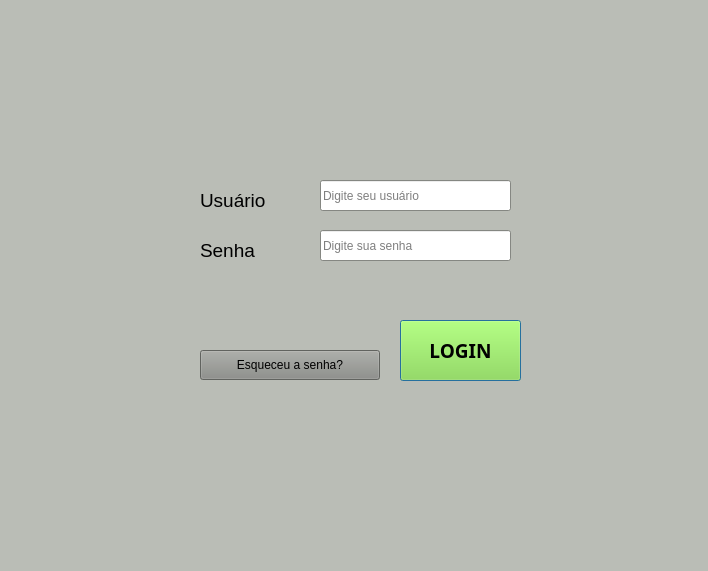
<?xml version="1.0" encoding="UTF-8"?>
<ui version="4.0">
 <class>Push_button_Login</class>
 <widget class="QDialog" name="Push_button_Login">
  <property name="geometry">
   <rect>
    <x>0</x>
    <y>0</y>
    <width>708</width>
    <height>571</height>
   </rect>
  </property>
  <property name="minimumSize">
   <size>
    <width>708</width>
    <height>0</height>
   </size>
  </property>
  <property name="maximumSize">
   <size>
    <width>708</width>
    <height>16777215</height>
   </size>
  </property>
  <property name="palette">
   <palette>
    <active>
     <colorrole role="WindowText">
      <brush brushstyle="SolidPattern">
       <color alpha="255">
        <red>0</red>
        <green>0</green>
        <blue>0</blue>
       </color>
      </brush>
     </colorrole>
     <colorrole role="Button">
      <brush brushstyle="SolidPattern">
       <color alpha="255">
        <red>186</red>
        <green>189</green>
        <blue>182</blue>
       </color>
      </brush>
     </colorrole>
     <colorrole role="Light">
      <brush brushstyle="SolidPattern">
       <color alpha="255">
        <red>255</red>
        <green>255</green>
        <blue>255</blue>
       </color>
      </brush>
     </colorrole>
     <colorrole role="Midlight">
      <brush brushstyle="SolidPattern">
       <color alpha="255">
        <red>220</red>
        <green>222</green>
        <blue>218</blue>
       </color>
      </brush>
     </colorrole>
     <colorrole role="Dark">
      <brush brushstyle="SolidPattern">
       <color alpha="255">
        <red>93</red>
        <green>94</green>
        <blue>91</blue>
       </color>
      </brush>
     </colorrole>
     <colorrole role="Mid">
      <brush brushstyle="SolidPattern">
       <color alpha="255">
        <red>124</red>
        <green>126</green>
        <blue>121</blue>
       </color>
      </brush>
     </colorrole>
     <colorrole role="Text">
      <brush brushstyle="SolidPattern">
       <color alpha="255">
        <red>0</red>
        <green>0</green>
        <blue>0</blue>
       </color>
      </brush>
     </colorrole>
     <colorrole role="BrightText">
      <brush brushstyle="SolidPattern">
       <color alpha="255">
        <red>255</red>
        <green>255</green>
        <blue>255</blue>
       </color>
      </brush>
     </colorrole>
     <colorrole role="ButtonText">
      <brush brushstyle="SolidPattern">
       <color alpha="255">
        <red>0</red>
        <green>0</green>
        <blue>0</blue>
       </color>
      </brush>
     </colorrole>
     <colorrole role="Base">
      <brush brushstyle="SolidPattern">
       <color alpha="255">
        <red>255</red>
        <green>255</green>
        <blue>255</blue>
       </color>
      </brush>
     </colorrole>
     <colorrole role="Window">
      <brush brushstyle="SolidPattern">
       <color alpha="255">
        <red>186</red>
        <green>189</green>
        <blue>182</blue>
       </color>
      </brush>
     </colorrole>
     <colorrole role="Shadow">
      <brush brushstyle="SolidPattern">
       <color alpha="255">
        <red>0</red>
        <green>0</green>
        <blue>0</blue>
       </color>
      </brush>
     </colorrole>
     <colorrole role="AlternateBase">
      <brush brushstyle="SolidPattern">
       <color alpha="255">
        <red>220</red>
        <green>222</green>
        <blue>218</blue>
       </color>
      </brush>
     </colorrole>
     <colorrole role="ToolTipBase">
      <brush brushstyle="SolidPattern">
       <color alpha="255">
        <red>255</red>
        <green>255</green>
        <blue>220</blue>
       </color>
      </brush>
     </colorrole>
     <colorrole role="ToolTipText">
      <brush brushstyle="SolidPattern">
       <color alpha="255">
        <red>0</red>
        <green>0</green>
        <blue>0</blue>
       </color>
      </brush>
     </colorrole>
     <colorrole role="PlaceholderText">
      <brush brushstyle="SolidPattern">
       <color alpha="128">
        <red>0</red>
        <green>0</green>
        <blue>0</blue>
       </color>
      </brush>
     </colorrole>
    </active>
    <inactive>
     <colorrole role="WindowText">
      <brush brushstyle="SolidPattern">
       <color alpha="255">
        <red>0</red>
        <green>0</green>
        <blue>0</blue>
       </color>
      </brush>
     </colorrole>
     <colorrole role="Button">
      <brush brushstyle="SolidPattern">
       <color alpha="255">
        <red>186</red>
        <green>189</green>
        <blue>182</blue>
       </color>
      </brush>
     </colorrole>
     <colorrole role="Light">
      <brush brushstyle="SolidPattern">
       <color alpha="255">
        <red>255</red>
        <green>255</green>
        <blue>255</blue>
       </color>
      </brush>
     </colorrole>
     <colorrole role="Midlight">
      <brush brushstyle="SolidPattern">
       <color alpha="255">
        <red>220</red>
        <green>222</green>
        <blue>218</blue>
       </color>
      </brush>
     </colorrole>
     <colorrole role="Dark">
      <brush brushstyle="SolidPattern">
       <color alpha="255">
        <red>93</red>
        <green>94</green>
        <blue>91</blue>
       </color>
      </brush>
     </colorrole>
     <colorrole role="Mid">
      <brush brushstyle="SolidPattern">
       <color alpha="255">
        <red>124</red>
        <green>126</green>
        <blue>121</blue>
       </color>
      </brush>
     </colorrole>
     <colorrole role="Text">
      <brush brushstyle="SolidPattern">
       <color alpha="255">
        <red>0</red>
        <green>0</green>
        <blue>0</blue>
       </color>
      </brush>
     </colorrole>
     <colorrole role="BrightText">
      <brush brushstyle="SolidPattern">
       <color alpha="255">
        <red>255</red>
        <green>255</green>
        <blue>255</blue>
       </color>
      </brush>
     </colorrole>
     <colorrole role="ButtonText">
      <brush brushstyle="SolidPattern">
       <color alpha="255">
        <red>0</red>
        <green>0</green>
        <blue>0</blue>
       </color>
      </brush>
     </colorrole>
     <colorrole role="Base">
      <brush brushstyle="SolidPattern">
       <color alpha="255">
        <red>255</red>
        <green>255</green>
        <blue>255</blue>
       </color>
      </brush>
     </colorrole>
     <colorrole role="Window">
      <brush brushstyle="SolidPattern">
       <color alpha="255">
        <red>186</red>
        <green>189</green>
        <blue>182</blue>
       </color>
      </brush>
     </colorrole>
     <colorrole role="Shadow">
      <brush brushstyle="SolidPattern">
       <color alpha="255">
        <red>0</red>
        <green>0</green>
        <blue>0</blue>
       </color>
      </brush>
     </colorrole>
     <colorrole role="AlternateBase">
      <brush brushstyle="SolidPattern">
       <color alpha="255">
        <red>220</red>
        <green>222</green>
        <blue>218</blue>
       </color>
      </brush>
     </colorrole>
     <colorrole role="ToolTipBase">
      <brush brushstyle="SolidPattern">
       <color alpha="255">
        <red>255</red>
        <green>255</green>
        <blue>220</blue>
       </color>
      </brush>
     </colorrole>
     <colorrole role="ToolTipText">
      <brush brushstyle="SolidPattern">
       <color alpha="255">
        <red>0</red>
        <green>0</green>
        <blue>0</blue>
       </color>
      </brush>
     </colorrole>
     <colorrole role="PlaceholderText">
      <brush brushstyle="SolidPattern">
       <color alpha="128">
        <red>0</red>
        <green>0</green>
        <blue>0</blue>
       </color>
      </brush>
     </colorrole>
    </inactive>
    <disabled>
     <colorrole role="WindowText">
      <brush brushstyle="SolidPattern">
       <color alpha="255">
        <red>93</red>
        <green>94</green>
        <blue>91</blue>
       </color>
      </brush>
     </colorrole>
     <colorrole role="Button">
      <brush brushstyle="SolidPattern">
       <color alpha="255">
        <red>186</red>
        <green>189</green>
        <blue>182</blue>
       </color>
      </brush>
     </colorrole>
     <colorrole role="Light">
      <brush brushstyle="SolidPattern">
       <color alpha="255">
        <red>255</red>
        <green>255</green>
        <blue>255</blue>
       </color>
      </brush>
     </colorrole>
     <colorrole role="Midlight">
      <brush brushstyle="SolidPattern">
       <color alpha="255">
        <red>220</red>
        <green>222</green>
        <blue>218</blue>
       </color>
      </brush>
     </colorrole>
     <colorrole role="Dark">
      <brush brushstyle="SolidPattern">
       <color alpha="255">
        <red>93</red>
        <green>94</green>
        <blue>91</blue>
       </color>
      </brush>
     </colorrole>
     <colorrole role="Mid">
      <brush brushstyle="SolidPattern">
       <color alpha="255">
        <red>124</red>
        <green>126</green>
        <blue>121</blue>
       </color>
      </brush>
     </colorrole>
     <colorrole role="Text">
      <brush brushstyle="SolidPattern">
       <color alpha="255">
        <red>93</red>
        <green>94</green>
        <blue>91</blue>
       </color>
      </brush>
     </colorrole>
     <colorrole role="BrightText">
      <brush brushstyle="SolidPattern">
       <color alpha="255">
        <red>255</red>
        <green>255</green>
        <blue>255</blue>
       </color>
      </brush>
     </colorrole>
     <colorrole role="ButtonText">
      <brush brushstyle="SolidPattern">
       <color alpha="255">
        <red>93</red>
        <green>94</green>
        <blue>91</blue>
       </color>
      </brush>
     </colorrole>
     <colorrole role="Base">
      <brush brushstyle="SolidPattern">
       <color alpha="255">
        <red>186</red>
        <green>189</green>
        <blue>182</blue>
       </color>
      </brush>
     </colorrole>
     <colorrole role="Window">
      <brush brushstyle="SolidPattern">
       <color alpha="255">
        <red>186</red>
        <green>189</green>
        <blue>182</blue>
       </color>
      </brush>
     </colorrole>
     <colorrole role="Shadow">
      <brush brushstyle="SolidPattern">
       <color alpha="255">
        <red>0</red>
        <green>0</green>
        <blue>0</blue>
       </color>
      </brush>
     </colorrole>
     <colorrole role="AlternateBase">
      <brush brushstyle="SolidPattern">
       <color alpha="255">
        <red>186</red>
        <green>189</green>
        <blue>182</blue>
       </color>
      </brush>
     </colorrole>
     <colorrole role="ToolTipBase">
      <brush brushstyle="SolidPattern">
       <color alpha="255">
        <red>255</red>
        <green>255</green>
        <blue>220</blue>
       </color>
      </brush>
     </colorrole>
     <colorrole role="ToolTipText">
      <brush brushstyle="SolidPattern">
       <color alpha="255">
        <red>0</red>
        <green>0</green>
        <blue>0</blue>
       </color>
      </brush>
     </colorrole>
     <colorrole role="PlaceholderText">
      <brush brushstyle="SolidPattern">
       <color alpha="128">
        <red>0</red>
        <green>0</green>
        <blue>0</blue>
       </color>
      </brush>
     </colorrole>
    </disabled>
   </palette>
  </property>
  <property name="windowTitle">
   <string>Dialog</string>
  </property>
  <widget class="QLineEdit" name="lineEdit_login_usuario">
   <property name="geometry">
    <rect>
     <x>320</x>
     <y>180</y>
     <width>191</width>
     <height>31</height>
    </rect>
   </property>
   <property name="placeholderText">
    <string>Digite seu usuário</string>
   </property>
  </widget>
  <widget class="QLineEdit" name="lineEdit_senha_usuario">
   <property name="geometry">
    <rect>
     <x>320</x>
     <y>230</y>
     <width>191</width>
     <height>31</height>
    </rect>
   </property>
   <property name="echoMode">
    <enum>QLineEdit::Password</enum>
   </property>
   <property name="placeholderText">
    <string>Digite sua senha</string>
   </property>
  </widget>
  <widget class="QPushButton" name="pushButton_enviar_dados">
   <property name="geometry">
    <rect>
     <x>400</x>
     <y>320</y>
     <width>121</width>
     <height>61</height>
    </rect>
   </property>
   <property name="palette">
    <palette>
     <active>
      <colorrole role="WindowText">
       <brush brushstyle="SolidPattern">
        <color alpha="255">
         <red>0</red>
         <green>0</green>
         <blue>0</blue>
        </color>
       </brush>
      </colorrole>
      <colorrole role="Button">
       <brush brushstyle="SolidPattern">
        <color alpha="255">
         <red>138</red>
         <green>226</green>
         <blue>52</blue>
        </color>
       </brush>
      </colorrole>
      <colorrole role="Light">
       <brush brushstyle="SolidPattern">
        <color alpha="255">
         <red>198</red>
         <green>255</green>
         <blue>143</blue>
        </color>
       </brush>
      </colorrole>
      <colorrole role="Midlight">
       <brush brushstyle="SolidPattern">
        <color alpha="255">
         <red>168</red>
         <green>240</green>
         <blue>97</blue>
        </color>
       </brush>
      </colorrole>
      <colorrole role="Dark">
       <brush brushstyle="SolidPattern">
        <color alpha="255">
         <red>69</red>
         <green>113</green>
         <blue>26</blue>
        </color>
       </brush>
      </colorrole>
      <colorrole role="Mid">
       <brush brushstyle="SolidPattern">
        <color alpha="255">
         <red>92</red>
         <green>151</green>
         <blue>34</blue>
        </color>
       </brush>
      </colorrole>
      <colorrole role="Text">
       <brush brushstyle="SolidPattern">
        <color alpha="255">
         <red>0</red>
         <green>0</green>
         <blue>0</blue>
        </color>
       </brush>
      </colorrole>
      <colorrole role="BrightText">
       <brush brushstyle="SolidPattern">
        <color alpha="255">
         <red>255</red>
         <green>255</green>
         <blue>255</blue>
        </color>
       </brush>
      </colorrole>
      <colorrole role="ButtonText">
       <brush brushstyle="SolidPattern">
        <color alpha="255">
         <red>0</red>
         <green>0</green>
         <blue>0</blue>
        </color>
       </brush>
      </colorrole>
      <colorrole role="Base">
       <brush brushstyle="SolidPattern">
        <color alpha="255">
         <red>255</red>
         <green>255</green>
         <blue>255</blue>
        </color>
       </brush>
      </colorrole>
      <colorrole role="Window">
       <brush brushstyle="SolidPattern">
        <color alpha="255">
         <red>138</red>
         <green>226</green>
         <blue>52</blue>
        </color>
       </brush>
      </colorrole>
      <colorrole role="Shadow">
       <brush brushstyle="SolidPattern">
        <color alpha="255">
         <red>0</red>
         <green>0</green>
         <blue>0</blue>
        </color>
       </brush>
      </colorrole>
      <colorrole role="AlternateBase">
       <brush brushstyle="SolidPattern">
        <color alpha="255">
         <red>196</red>
         <green>240</green>
         <blue>153</blue>
        </color>
       </brush>
      </colorrole>
      <colorrole role="ToolTipBase">
       <brush brushstyle="SolidPattern">
        <color alpha="255">
         <red>255</red>
         <green>255</green>
         <blue>220</blue>
        </color>
       </brush>
      </colorrole>
      <colorrole role="ToolTipText">
       <brush brushstyle="SolidPattern">
        <color alpha="255">
         <red>0</red>
         <green>0</green>
         <blue>0</blue>
        </color>
       </brush>
      </colorrole>
      <colorrole role="PlaceholderText">
       <brush brushstyle="SolidPattern">
        <color alpha="128">
         <red>0</red>
         <green>0</green>
         <blue>0</blue>
        </color>
       </brush>
      </colorrole>
     </active>
     <inactive>
      <colorrole role="WindowText">
       <brush brushstyle="SolidPattern">
        <color alpha="255">
         <red>0</red>
         <green>0</green>
         <blue>0</blue>
        </color>
       </brush>
      </colorrole>
      <colorrole role="Button">
       <brush brushstyle="SolidPattern">
        <color alpha="255">
         <red>138</red>
         <green>226</green>
         <blue>52</blue>
        </color>
       </brush>
      </colorrole>
      <colorrole role="Light">
       <brush brushstyle="SolidPattern">
        <color alpha="255">
         <red>198</red>
         <green>255</green>
         <blue>143</blue>
        </color>
       </brush>
      </colorrole>
      <colorrole role="Midlight">
       <brush brushstyle="SolidPattern">
        <color alpha="255">
         <red>168</red>
         <green>240</green>
         <blue>97</blue>
        </color>
       </brush>
      </colorrole>
      <colorrole role="Dark">
       <brush brushstyle="SolidPattern">
        <color alpha="255">
         <red>69</red>
         <green>113</green>
         <blue>26</blue>
        </color>
       </brush>
      </colorrole>
      <colorrole role="Mid">
       <brush brushstyle="SolidPattern">
        <color alpha="255">
         <red>92</red>
         <green>151</green>
         <blue>34</blue>
        </color>
       </brush>
      </colorrole>
      <colorrole role="Text">
       <brush brushstyle="SolidPattern">
        <color alpha="255">
         <red>0</red>
         <green>0</green>
         <blue>0</blue>
        </color>
       </brush>
      </colorrole>
      <colorrole role="BrightText">
       <brush brushstyle="SolidPattern">
        <color alpha="255">
         <red>255</red>
         <green>255</green>
         <blue>255</blue>
        </color>
       </brush>
      </colorrole>
      <colorrole role="ButtonText">
       <brush brushstyle="SolidPattern">
        <color alpha="255">
         <red>0</red>
         <green>0</green>
         <blue>0</blue>
        </color>
       </brush>
      </colorrole>
      <colorrole role="Base">
       <brush brushstyle="SolidPattern">
        <color alpha="255">
         <red>255</red>
         <green>255</green>
         <blue>255</blue>
        </color>
       </brush>
      </colorrole>
      <colorrole role="Window">
       <brush brushstyle="SolidPattern">
        <color alpha="255">
         <red>138</red>
         <green>226</green>
         <blue>52</blue>
        </color>
       </brush>
      </colorrole>
      <colorrole role="Shadow">
       <brush brushstyle="SolidPattern">
        <color alpha="255">
         <red>0</red>
         <green>0</green>
         <blue>0</blue>
        </color>
       </brush>
      </colorrole>
      <colorrole role="AlternateBase">
       <brush brushstyle="SolidPattern">
        <color alpha="255">
         <red>196</red>
         <green>240</green>
         <blue>153</blue>
        </color>
       </brush>
      </colorrole>
      <colorrole role="ToolTipBase">
       <brush brushstyle="SolidPattern">
        <color alpha="255">
         <red>255</red>
         <green>255</green>
         <blue>220</blue>
        </color>
       </brush>
      </colorrole>
      <colorrole role="ToolTipText">
       <brush brushstyle="SolidPattern">
        <color alpha="255">
         <red>0</red>
         <green>0</green>
         <blue>0</blue>
        </color>
       </brush>
      </colorrole>
      <colorrole role="PlaceholderText">
       <brush brushstyle="SolidPattern">
        <color alpha="128">
         <red>0</red>
         <green>0</green>
         <blue>0</blue>
        </color>
       </brush>
      </colorrole>
     </inactive>
     <disabled>
      <colorrole role="WindowText">
       <brush brushstyle="SolidPattern">
        <color alpha="255">
         <red>69</red>
         <green>113</green>
         <blue>26</blue>
        </color>
       </brush>
      </colorrole>
      <colorrole role="Button">
       <brush brushstyle="SolidPattern">
        <color alpha="255">
         <red>138</red>
         <green>226</green>
         <blue>52</blue>
        </color>
       </brush>
      </colorrole>
      <colorrole role="Light">
       <brush brushstyle="SolidPattern">
        <color alpha="255">
         <red>198</red>
         <green>255</green>
         <blue>143</blue>
        </color>
       </brush>
      </colorrole>
      <colorrole role="Midlight">
       <brush brushstyle="SolidPattern">
        <color alpha="255">
         <red>168</red>
         <green>240</green>
         <blue>97</blue>
        </color>
       </brush>
      </colorrole>
      <colorrole role="Dark">
       <brush brushstyle="SolidPattern">
        <color alpha="255">
         <red>69</red>
         <green>113</green>
         <blue>26</blue>
        </color>
       </brush>
      </colorrole>
      <colorrole role="Mid">
       <brush brushstyle="SolidPattern">
        <color alpha="255">
         <red>92</red>
         <green>151</green>
         <blue>34</blue>
        </color>
       </brush>
      </colorrole>
      <colorrole role="Text">
       <brush brushstyle="SolidPattern">
        <color alpha="255">
         <red>69</red>
         <green>113</green>
         <blue>26</blue>
        </color>
       </brush>
      </colorrole>
      <colorrole role="BrightText">
       <brush brushstyle="SolidPattern">
        <color alpha="255">
         <red>255</red>
         <green>255</green>
         <blue>255</blue>
        </color>
       </brush>
      </colorrole>
      <colorrole role="ButtonText">
       <brush brushstyle="SolidPattern">
        <color alpha="255">
         <red>69</red>
         <green>113</green>
         <blue>26</blue>
        </color>
       </brush>
      </colorrole>
      <colorrole role="Base">
       <brush brushstyle="SolidPattern">
        <color alpha="255">
         <red>138</red>
         <green>226</green>
         <blue>52</blue>
        </color>
       </brush>
      </colorrole>
      <colorrole role="Window">
       <brush brushstyle="SolidPattern">
        <color alpha="255">
         <red>138</red>
         <green>226</green>
         <blue>52</blue>
        </color>
       </brush>
      </colorrole>
      <colorrole role="Shadow">
       <brush brushstyle="SolidPattern">
        <color alpha="255">
         <red>0</red>
         <green>0</green>
         <blue>0</blue>
        </color>
       </brush>
      </colorrole>
      <colorrole role="AlternateBase">
       <brush brushstyle="SolidPattern">
        <color alpha="255">
         <red>138</red>
         <green>226</green>
         <blue>52</blue>
        </color>
       </brush>
      </colorrole>
      <colorrole role="ToolTipBase">
       <brush brushstyle="SolidPattern">
        <color alpha="255">
         <red>255</red>
         <green>255</green>
         <blue>220</blue>
        </color>
       </brush>
      </colorrole>
      <colorrole role="ToolTipText">
       <brush brushstyle="SolidPattern">
        <color alpha="255">
         <red>0</red>
         <green>0</green>
         <blue>0</blue>
        </color>
       </brush>
      </colorrole>
      <colorrole role="PlaceholderText">
       <brush brushstyle="SolidPattern">
        <color alpha="128">
         <red>0</red>
         <green>0</green>
         <blue>0</blue>
        </color>
       </brush>
      </colorrole>
     </disabled>
    </palette>
   </property>
   <property name="font">
    <font>
     <family>Ubuntu Condensed</family>
     <pointsize>14</pointsize>
     <weight>75</weight>
     <bold>true</bold>
    </font>
   </property>
   <property name="text">
    <string>LOGIN</string>
   </property>
  </widget>
  <widget class="QPushButton" name="pushButton_esqueceu_senha">
   <property name="geometry">
    <rect>
     <x>200</x>
     <y>350</y>
     <width>180</width>
     <height>30</height>
    </rect>
   </property>
   <property name="palette">
    <palette>
     <active>
      <colorrole role="WindowText">
       <brush brushstyle="SolidPattern">
        <color alpha="255">
         <red>0</red>
         <green>0</green>
         <blue>0</blue>
        </color>
       </brush>
      </colorrole>
      <colorrole role="Button">
       <brush brushstyle="SolidPattern">
        <color alpha="255">
         <red>136</red>
         <green>138</green>
         <blue>133</blue>
        </color>
       </brush>
      </colorrole>
      <colorrole role="Light">
       <brush brushstyle="SolidPattern">
        <color alpha="255">
         <red>204</red>
         <green>207</green>
         <blue>200</blue>
        </color>
       </brush>
      </colorrole>
      <colorrole role="Midlight">
       <brush brushstyle="SolidPattern">
        <color alpha="255">
         <red>170</red>
         <green>172</green>
         <blue>166</blue>
        </color>
       </brush>
      </colorrole>
      <colorrole role="Dark">
       <brush brushstyle="SolidPattern">
        <color alpha="255">
         <red>68</red>
         <green>69</green>
         <blue>66</blue>
        </color>
       </brush>
      </colorrole>
      <colorrole role="Mid">
       <brush brushstyle="SolidPattern">
        <color alpha="255">
         <red>91</red>
         <green>92</green>
         <blue>89</blue>
        </color>
       </brush>
      </colorrole>
      <colorrole role="Text">
       <brush brushstyle="SolidPattern">
        <color alpha="255">
         <red>0</red>
         <green>0</green>
         <blue>0</blue>
        </color>
       </brush>
      </colorrole>
      <colorrole role="BrightText">
       <brush brushstyle="SolidPattern">
        <color alpha="255">
         <red>255</red>
         <green>255</green>
         <blue>255</blue>
        </color>
       </brush>
      </colorrole>
      <colorrole role="ButtonText">
       <brush brushstyle="SolidPattern">
        <color alpha="255">
         <red>0</red>
         <green>0</green>
         <blue>0</blue>
        </color>
       </brush>
      </colorrole>
      <colorrole role="Base">
       <brush brushstyle="SolidPattern">
        <color alpha="255">
         <red>255</red>
         <green>255</green>
         <blue>255</blue>
        </color>
       </brush>
      </colorrole>
      <colorrole role="Window">
       <brush brushstyle="SolidPattern">
        <color alpha="255">
         <red>136</red>
         <green>138</green>
         <blue>133</blue>
        </color>
       </brush>
      </colorrole>
      <colorrole role="Shadow">
       <brush brushstyle="SolidPattern">
        <color alpha="255">
         <red>0</red>
         <green>0</green>
         <blue>0</blue>
        </color>
       </brush>
      </colorrole>
      <colorrole role="AlternateBase">
       <brush brushstyle="SolidPattern">
        <color alpha="255">
         <red>195</red>
         <green>196</green>
         <blue>194</blue>
        </color>
       </brush>
      </colorrole>
      <colorrole role="ToolTipBase">
       <brush brushstyle="SolidPattern">
        <color alpha="255">
         <red>255</red>
         <green>255</green>
         <blue>220</blue>
        </color>
       </brush>
      </colorrole>
      <colorrole role="ToolTipText">
       <brush brushstyle="SolidPattern">
        <color alpha="255">
         <red>0</red>
         <green>0</green>
         <blue>0</blue>
        </color>
       </brush>
      </colorrole>
      <colorrole role="PlaceholderText">
       <brush brushstyle="SolidPattern">
        <color alpha="128">
         <red>0</red>
         <green>0</green>
         <blue>0</blue>
        </color>
       </brush>
      </colorrole>
     </active>
     <inactive>
      <colorrole role="WindowText">
       <brush brushstyle="SolidPattern">
        <color alpha="255">
         <red>0</red>
         <green>0</green>
         <blue>0</blue>
        </color>
       </brush>
      </colorrole>
      <colorrole role="Button">
       <brush brushstyle="SolidPattern">
        <color alpha="255">
         <red>136</red>
         <green>138</green>
         <blue>133</blue>
        </color>
       </brush>
      </colorrole>
      <colorrole role="Light">
       <brush brushstyle="SolidPattern">
        <color alpha="255">
         <red>204</red>
         <green>207</green>
         <blue>200</blue>
        </color>
       </brush>
      </colorrole>
      <colorrole role="Midlight">
       <brush brushstyle="SolidPattern">
        <color alpha="255">
         <red>170</red>
         <green>172</green>
         <blue>166</blue>
        </color>
       </brush>
      </colorrole>
      <colorrole role="Dark">
       <brush brushstyle="SolidPattern">
        <color alpha="255">
         <red>68</red>
         <green>69</green>
         <blue>66</blue>
        </color>
       </brush>
      </colorrole>
      <colorrole role="Mid">
       <brush brushstyle="SolidPattern">
        <color alpha="255">
         <red>91</red>
         <green>92</green>
         <blue>89</blue>
        </color>
       </brush>
      </colorrole>
      <colorrole role="Text">
       <brush brushstyle="SolidPattern">
        <color alpha="255">
         <red>0</red>
         <green>0</green>
         <blue>0</blue>
        </color>
       </brush>
      </colorrole>
      <colorrole role="BrightText">
       <brush brushstyle="SolidPattern">
        <color alpha="255">
         <red>255</red>
         <green>255</green>
         <blue>255</blue>
        </color>
       </brush>
      </colorrole>
      <colorrole role="ButtonText">
       <brush brushstyle="SolidPattern">
        <color alpha="255">
         <red>0</red>
         <green>0</green>
         <blue>0</blue>
        </color>
       </brush>
      </colorrole>
      <colorrole role="Base">
       <brush brushstyle="SolidPattern">
        <color alpha="255">
         <red>255</red>
         <green>255</green>
         <blue>255</blue>
        </color>
       </brush>
      </colorrole>
      <colorrole role="Window">
       <brush brushstyle="SolidPattern">
        <color alpha="255">
         <red>136</red>
         <green>138</green>
         <blue>133</blue>
        </color>
       </brush>
      </colorrole>
      <colorrole role="Shadow">
       <brush brushstyle="SolidPattern">
        <color alpha="255">
         <red>0</red>
         <green>0</green>
         <blue>0</blue>
        </color>
       </brush>
      </colorrole>
      <colorrole role="AlternateBase">
       <brush brushstyle="SolidPattern">
        <color alpha="255">
         <red>195</red>
         <green>196</green>
         <blue>194</blue>
        </color>
       </brush>
      </colorrole>
      <colorrole role="ToolTipBase">
       <brush brushstyle="SolidPattern">
        <color alpha="255">
         <red>255</red>
         <green>255</green>
         <blue>220</blue>
        </color>
       </brush>
      </colorrole>
      <colorrole role="ToolTipText">
       <brush brushstyle="SolidPattern">
        <color alpha="255">
         <red>0</red>
         <green>0</green>
         <blue>0</blue>
        </color>
       </brush>
      </colorrole>
      <colorrole role="PlaceholderText">
       <brush brushstyle="SolidPattern">
        <color alpha="128">
         <red>0</red>
         <green>0</green>
         <blue>0</blue>
        </color>
       </brush>
      </colorrole>
     </inactive>
     <disabled>
      <colorrole role="WindowText">
       <brush brushstyle="SolidPattern">
        <color alpha="255">
         <red>68</red>
         <green>69</green>
         <blue>66</blue>
        </color>
       </brush>
      </colorrole>
      <colorrole role="Button">
       <brush brushstyle="SolidPattern">
        <color alpha="255">
         <red>136</red>
         <green>138</green>
         <blue>133</blue>
        </color>
       </brush>
      </colorrole>
      <colorrole role="Light">
       <brush brushstyle="SolidPattern">
        <color alpha="255">
         <red>204</red>
         <green>207</green>
         <blue>200</blue>
        </color>
       </brush>
      </colorrole>
      <colorrole role="Midlight">
       <brush brushstyle="SolidPattern">
        <color alpha="255">
         <red>170</red>
         <green>172</green>
         <blue>166</blue>
        </color>
       </brush>
      </colorrole>
      <colorrole role="Dark">
       <brush brushstyle="SolidPattern">
        <color alpha="255">
         <red>68</red>
         <green>69</green>
         <blue>66</blue>
        </color>
       </brush>
      </colorrole>
      <colorrole role="Mid">
       <brush brushstyle="SolidPattern">
        <color alpha="255">
         <red>91</red>
         <green>92</green>
         <blue>89</blue>
        </color>
       </brush>
      </colorrole>
      <colorrole role="Text">
       <brush brushstyle="SolidPattern">
        <color alpha="255">
         <red>68</red>
         <green>69</green>
         <blue>66</blue>
        </color>
       </brush>
      </colorrole>
      <colorrole role="BrightText">
       <brush brushstyle="SolidPattern">
        <color alpha="255">
         <red>255</red>
         <green>255</green>
         <blue>255</blue>
        </color>
       </brush>
      </colorrole>
      <colorrole role="ButtonText">
       <brush brushstyle="SolidPattern">
        <color alpha="255">
         <red>68</red>
         <green>69</green>
         <blue>66</blue>
        </color>
       </brush>
      </colorrole>
      <colorrole role="Base">
       <brush brushstyle="SolidPattern">
        <color alpha="255">
         <red>136</red>
         <green>138</green>
         <blue>133</blue>
        </color>
       </brush>
      </colorrole>
      <colorrole role="Window">
       <brush brushstyle="SolidPattern">
        <color alpha="255">
         <red>136</red>
         <green>138</green>
         <blue>133</blue>
        </color>
       </brush>
      </colorrole>
      <colorrole role="Shadow">
       <brush brushstyle="SolidPattern">
        <color alpha="255">
         <red>0</red>
         <green>0</green>
         <blue>0</blue>
        </color>
       </brush>
      </colorrole>
      <colorrole role="AlternateBase">
       <brush brushstyle="SolidPattern">
        <color alpha="255">
         <red>136</red>
         <green>138</green>
         <blue>133</blue>
        </color>
       </brush>
      </colorrole>
      <colorrole role="ToolTipBase">
       <brush brushstyle="SolidPattern">
        <color alpha="255">
         <red>255</red>
         <green>255</green>
         <blue>220</blue>
        </color>
       </brush>
      </colorrole>
      <colorrole role="ToolTipText">
       <brush brushstyle="SolidPattern">
        <color alpha="255">
         <red>0</red>
         <green>0</green>
         <blue>0</blue>
        </color>
       </brush>
      </colorrole>
      <colorrole role="PlaceholderText">
       <brush brushstyle="SolidPattern">
        <color alpha="128">
         <red>0</red>
         <green>0</green>
         <blue>0</blue>
        </color>
       </brush>
      </colorrole>
     </disabled>
    </palette>
   </property>
   <property name="text">
    <string>Esqueceu a senha?</string>
   </property>
  </widget>
  <widget class="QLabel" name="user">
   <property name="geometry">
    <rect>
     <x>200</x>
     <y>190</y>
     <width>80</width>
     <height>21</height>
    </rect>
   </property>
   <property name="font">
    <font>
     <pointsize>14</pointsize>
    </font>
   </property>
   <property name="text">
    <string>Usuário</string>
   </property>
  </widget>
  <widget class="QLabel" name="password">
   <property name="geometry">
    <rect>
     <x>200</x>
     <y>240</y>
     <width>80</width>
     <height>21</height>
    </rect>
   </property>
   <property name="font">
    <font>
     <pointsize>14</pointsize>
    </font>
   </property>
   <property name="text">
    <string>Senha</string>
   </property>
  </widget>
  <widget class="QLabel" name="label_erro_login">
   <property name="geometry">
    <rect>
     <x>200</x>
     <y>280</y>
     <width>301</width>
     <height>23</height>
    </rect>
   </property>
   <property name="palette">
    <palette>
     <active>
      <colorrole role="Text">
       <brush brushstyle="SolidPattern">
        <color alpha="255">
         <red>164</red>
         <green>0</green>
         <blue>0</blue>
        </color>
       </brush>
      </colorrole>
     </active>
     <inactive>
      <colorrole role="Text">
       <brush brushstyle="SolidPattern">
        <color alpha="255">
         <red>164</red>
         <green>0</green>
         <blue>0</blue>
        </color>
       </brush>
      </colorrole>
     </inactive>
     <disabled>
      <colorrole role="Text">
       <brush brushstyle="SolidPattern">
        <color alpha="255">
         <red>93</red>
         <green>94</green>
         <blue>91</blue>
        </color>
       </brush>
      </colorrole>
     </disabled>
    </palette>
   </property>
   <property name="text">
    <string/>
   </property>
  </widget>
 </widget>
 <resources/>
 <connections/>
</ui>
